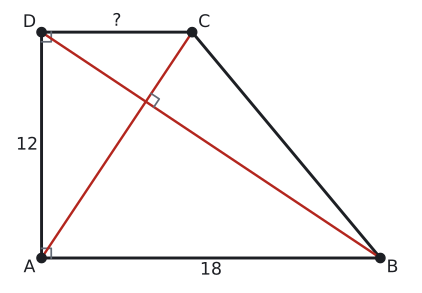

Reproduce this figure in Python.
import sys; sys.path.insert(0, "tools")
from cizim import *

P = lambda x, y: np.array([float(x), float(y)])
uz = lambda U, V: round(float(np.linalg.norm(U - V)), 4)
def acisi(K, U, V):
    u, v = U - K, V - K
    return round(float(np.degrees(np.arccos(np.dot(u, v) / np.linalg.norm(u) / np.linalg.norm(v)))), 3)
def kesis(p, u, q, v):
    t = np.linalg.solve(np.array([u, -v]).T, q - p); return p + t[0] * u
def birim(U, V):
    t = (V - U) / np.linalg.norm(V - U); return t, np.array([-t[1], t[0]])
def paralel_isareti(U, V, f=0.5):
    M = U + f * (V - U); t, _ = birim(U, V)
    ax.annotate("", xy=M + 0.3 * S * t, xytext=M - 0.3 * S * t, arrowprops=dict(arrowstyle="-|>", color=SOLUK, lw=1.4, mutation_scale=14))
def cetik(U, V, n=1, renk=SOLUK, f=0.5):
    M = U + f * (V - U); t, m = birim(U, V)
    for i in range(n):
        c = M + (i - (n - 1) / 2) * 0.2 * S * t
        ax.plot(*zip(c - 0.22 * S * m, c + 0.22 * S * m), color=renk, lw=1.5)
def olcu(U, V, metin, d=0.5, renk=YAZI, fs=13):
    """[UV] ortasına, U->V yönünün soluna d*S uzağa yazı (d < 0: sağına)."""
    M = (U + V) / 2; _, m = birim(U, V)
    ax.text(*(M + d * S * m), metin, ha="center", va="center", color=renk, fontsize=fs)
def dik_isareti(K, U, V, r=0.4):
    a_ = (U - K) / np.linalg.norm(U - K) * r * S; b_ = (V - K) / np.linalg.norm(V - K) * r * S
    ax.plot(*zip(K + a_, K + a_ + b_, K + b_), color=SOLUK, lw=1.3)
def harf(Q, metin, dx, dy, renk=YAZI, fs=13):
    ax.text(Q[0] + dx * S, Q[1] + dy * S, metin, ha="center", va="center", color=renk, fontsize=fs)
def cizgi(U, V, renk=YAZI, lw=2.2, ls="-"):
    ax.plot(*zip(U, V), color=renk, lw=lw, ls=ls)
def basla(xmin, xmax, ymin, ymax, en=5.5):
    global fig, ax
    fig, ax = sekil(en, en * (ymax - ymin) / (xmax - xmin))
    ax.set_aspect("equal"); ax.axis("off"); ax.set_xlim(xmin, xmax); ax.set_ylim(ymin, ymax)
def yamuk(A, B, C, D, dolgu=None):
    if dolgu: ax.add_patch(patches.Polygon([A, B, C, D], closed=True, facecolor=dolgu, edgecolor="none"))
    ax.plot(*zip(A, B, C, D, A), color=YAZI)
    for Q in (A, B, C, D): nokta(ax, *Q, "")
def koseler(A, B, C, D):
    harf(A, "A", -0.5, -0.4); harf(B, "B", 0.5, -0.4); harf(C, "C", 0.5, 0.4); harf(D, "D", -0.5, 0.4)

# Soru 6: dik yamuk, köşegenler dik: |AB| = 18, |AD| = 12 -> |DC| = 8.
A, B, C, D = P(0, 0), P(18, 0), P(8, 12), P(0, 12)
O = kesis(A, C - A, B, D - B)
S = 18 / 14
print("AOB", acisi(O, A, B))
basla(-1.8, 19.8, -1.4, 13.3)
yamuk(A, B, C, D); koseler(A, B, C, D)
dik_isareti(A, B, D); dik_isareti(D, A, C)
cizgi(A, C, KIRMIZI, 1.8); cizgi(B, D, KIRMIZI, 1.8); dik_isareti(O, C, B, 0.4)
olcu(A, D, "12", 0.6); olcu(D, C, "?", 0.45); olcu(A, B, "18", -0.5)
kaydet(fig, __file__)
